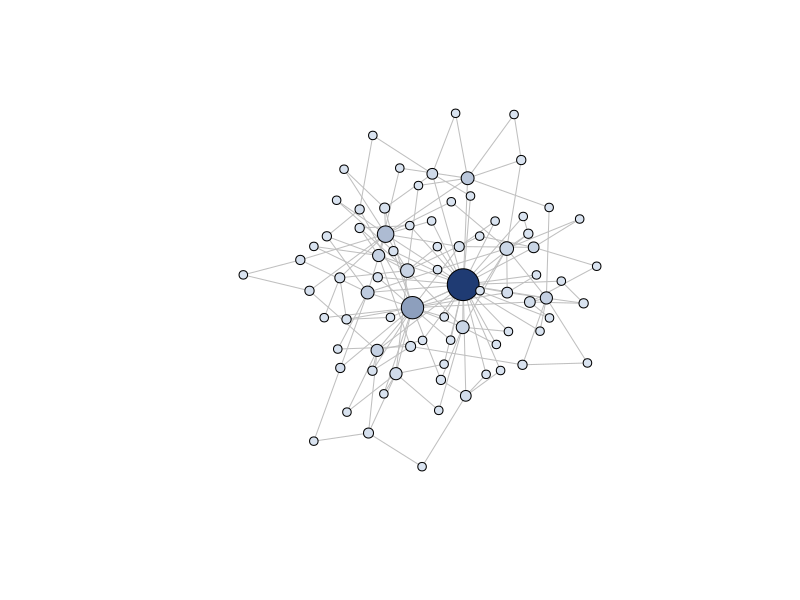
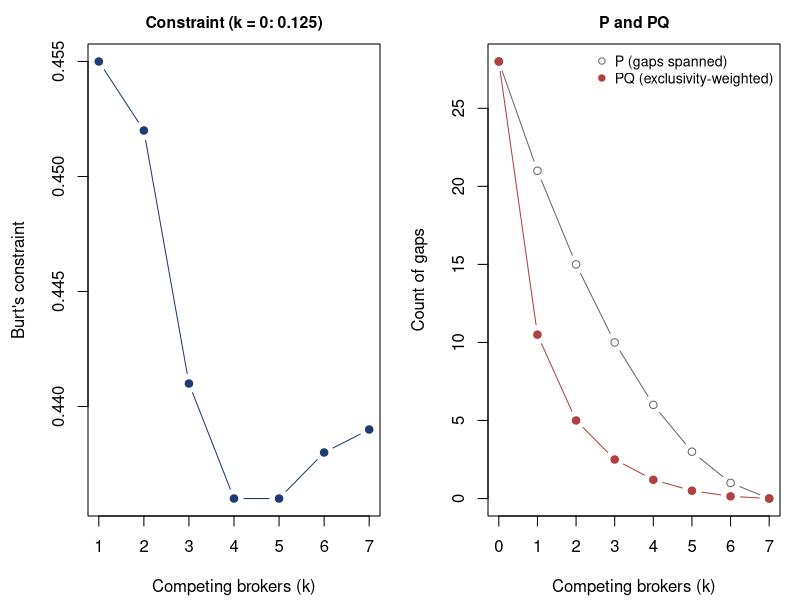
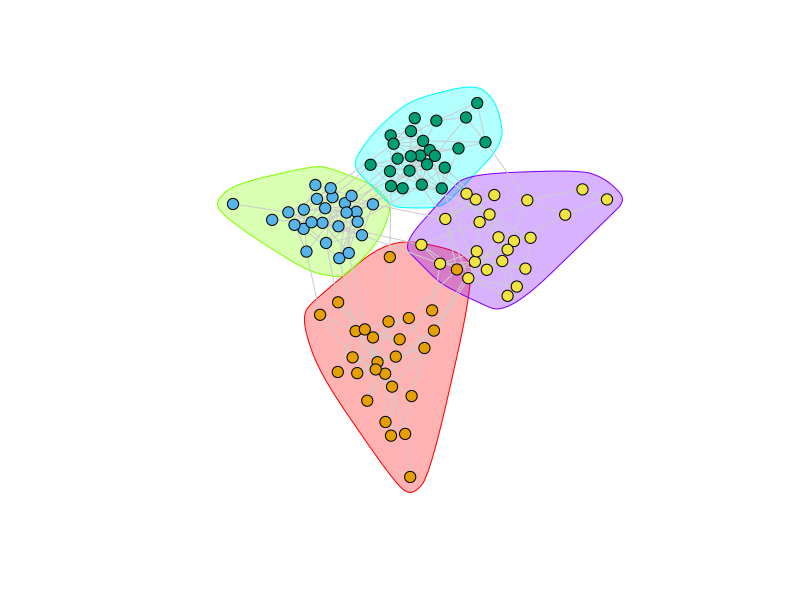
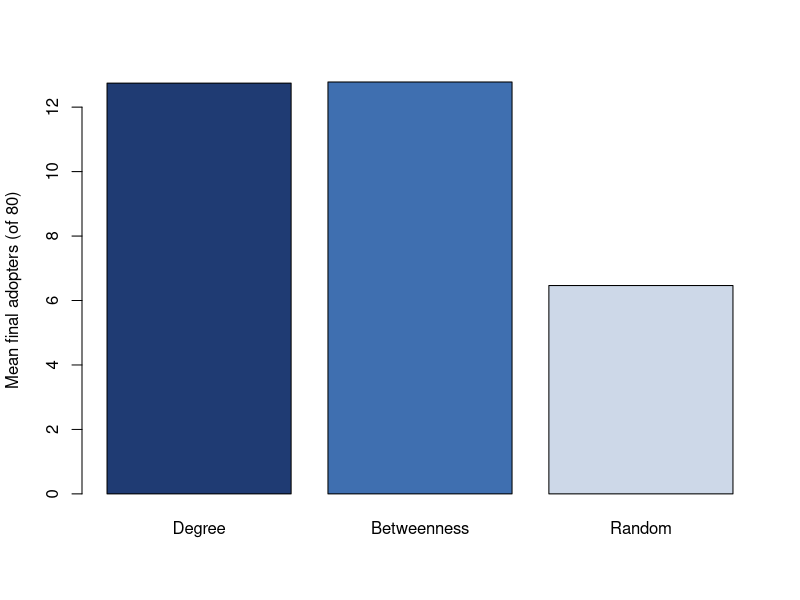

R code for these plots, in order:
## ---- chunk 1
#| fig-cap: "A simulated scale-free social/co-purchase graph of 80 nodes generated by preferential attachment. Node size is proportional to degree; color encodes betweenness (darker = higher). The hubs (large nodes) and the brokers (dark nodes) are not always the same vertices, which is the practical point of distinguishing centrality measures."
library(igraph)
set.seed(20260622)

# --- Build a simulated scale-free network (Barabasi-Albert) ---
# Interpretable as a social graph (who-follows-whom) or, with edges read as
# "frequently bought together," a product co-purchase graph.
g <- sample_pa(n = 80, power = 1.1, m = 2, directed = FALSE)
V(g)$name <- paste0("u", seq_len(vcount(g)))

# --- Centrality measures (all functions of the adjacency structure) ---
deg  <- degree(g)
btw  <- betweenness(g, normalized = TRUE)
eig  <- eigen_centrality(g)$vector

cent <- data.frame(
  node       = V(g)$name,
  degree     = deg,
  betweenness = round(btw, 3),
  eigenvector = round(eig, 3)
)

# Show the five highest-degree nodes and how they rank on the other measures
top_deg <- head(cent[order(-cent$degree), ], 5)
cat("Top-5 nodes by degree:\n")
print(top_deg, row.names = FALSE)

# The top node by EACH measure can differ:
cat("\nMost central node by measure:\n")
cat("  degree     :", cent$node[which.max(cent$degree)], "\n")
cat("  betweenness:", cent$node[which.max(cent$betweenness)], "\n")
cat("  eigenvector:", cent$node[which.max(cent$eigenvector)], "\n")

# Rank correlation between degree and betweenness: high but not 1,
# which is exactly why brokers and hubs are distinct managerial targets.
cat("\nSpearman corr(degree, betweenness):",
    round(cor(deg, btw, method = "spearman"), 3), "\n")

# --- Visualize ---
node_col <- colorRampPalette(c("#d9e3f0", "#1f3b73"))(100)[
  as.integer(cut(btw, breaks = 100, include.lowest = TRUE))]
plot(g,
     vertex.size   = 4 + 14 * (deg / max(deg)),
     vertex.color  = node_col,
     vertex.label  = NA,
     edge.color    = "grey75",
     layout        = layout_with_fr(g))
## ---- chunk 2
#| label: fig-graph-brokerage-shadow
#| message: false
#| warning: false
#| fig-width: 8
#| fig-height: 3.8
#| fig-cap: "Burt's constraint and the pair-based measures along the eight-alter shadow-ego sequence, in which k of ego's alters become competing brokers tied to every other alter. Ego's position worsens with every added competitor. Constraint (left, plotted from k = 1 on a narrow vertical scale; it is 0.125 at k = 0) peaks at 0.455 with the first competitor and then falls, signalling an improvement that has not occurred; P and PQ (right) decline monotonically."
library(igraph)

# --- Pair-based brokerage measures (Borgatti and Everett 2026) ---
# For ego i, a brokered pair (a "gap") is an unordered pair {j, k} of i's
# alters that are not tied to each other. c_jk is the number of common
# neighbors of j and k in the WHOLE network; ego is always one, so c_jk >= 1.
#   P   = number of brokered pairs                  (opportunity volume)
#   Q   = mean of 1 / c_jk over brokered pairs      (base exclusivity)
#   PQ  = sum of 1 / c_jk                           (= two-step betweenness)
#   PQe = number of pairs with c_jk == 1            (indicator version)
brokerage_pq <- function(g, ego) {
  alters <- as.integer(neighbors(g, ego))
  none <- c(P = 0, Q = NA, PQ = 0, PQe = 0)
  if (length(alters) < 2) return(none)
  prs  <- combn(alters, 2)
  open <- !apply(prs, 2, function(p) are_adjacent(g, p[1], p[2]))
  if (!any(open)) return(none)
  prs  <- prs[, open, drop = FALSE]
  c_jk <- apply(prs, 2, function(p)
    length(intersect(neighbors(g, p[1]), neighbors(g, p[2]))))
  c(P = ncol(prs), Q = mean(1 / c_jk), PQ = sum(1 / c_jk),
    PQe = sum(c_jk == 1))
}

# Burt's effective size for binary data, N - 2t/N, where t is the number of
# ties among ego's N alters; efficiency is effective size divided by N.
effective_size <- function(g, ego) {
  alters <- as.integer(neighbors(g, ego))
  N <- length(alters)
  t <- ecount(induced_subgraph(g, alters))
  c(N = N, ES = N - 2 * t / N, eff = (N - 2 * t / N) / N)
}

# --- The eight-alter shadow-ego sequence ---
# Ego (vertex 1) has 8 alters (2..9), initially unconnected. Step k makes k
# alters competing brokers ("shadow egos") tied to every other alter. By
# structural-hole theory ego's position worsens monotonically in k.
shadow_net <- function(k, n_alters = 8) {
  g <- make_star(n_alters + 1, mode = "undirected", center = 1)
  alters <- 2:(n_alters + 1)
  for (s in alters[seq_len(k)]) {
    others <- setdiff(alters, s)
    new <- others[!sapply(others, function(o) are_adjacent(g, s, o))]
    if (length(new) > 0) g <- add_edges(g, as.vector(rbind(s, new)))
  }
  g
}

shadow <- do.call(rbind, lapply(0:7, function(k) {
  g <- shadow_net(k)
  m <- brokerage_pq(g, 1)
  data.frame(k          = k,
             constraint = round(constraint(g, nodes = 1), 3),
             eff_size   = effective_size(g, 1)[["ES"]],
             P          = m[["P"]],
             Q          = round(m[["Q"]], 3),
             PQ         = round(m[["PQ"]], 2),
             PQe        = m[["PQe"]],
             btw2       = round(betweenness(g, v = 1, cutoff = 2), 2))
}))
print(shadow, row.names = FALSE)

# --- Identities stated in the paper ---
cat("\nPQ equals two-step betweenness in every row:",
    isTRUE(all.equal(shadow$PQ, shadow$btw2)), "\n")
cat("Effective size equals 1 + 2P/N in every row:",
    isTRUE(all.equal(shadow$eff_size, 1 + 2 * shadow$P / 8)), "\n")

# --- Figure: constraint versus P and PQ along the sequence ---
op <- par(mfrow = c(1, 2), mar = c(4.2, 4.4, 2.2, 1))
s1 <- shadow[shadow$k >= 1, ]
plot(s1$k, s1$constraint, type = "b", pch = 19, col = "#1f3b73",
     xlab = "Competing brokers (k)", ylab = "Burt's constraint",
     main = "Constraint (k = 0: 0.125)", cex.main = 0.95)
plot(shadow$k, shadow$P, type = "b", pch = 1, col = "grey40",
     ylim = c(0, 28), xlab = "Competing brokers (k)",
     ylab = "Count of gaps", main = "P and PQ", cex.main = 0.95)
lines(shadow$k, shadow$PQ, type = "b", pch = 19, col = "#b0413e")
legend("topright", c("P (gaps spanned)", "PQ (exclusivity-weighted)"),
       pch = c(1, 19), col = c("grey40", "#b0413e"), bty = "n", cex = 0.85)
par(op)
## ---- chunk 3
#| label: graph-brokerage-sim
#| message: false
#| warning: false
library(igraph)

# --- Three toy ego networks with the same three contacts A, B, C ---
# In the contested case the rival broker is tied to A, B, and C but is NOT
# one of ego's contacts.
toy <- list(
  closure   = graph_from_literal(Ego-A, Ego-B, Ego-C, A-B, B-C, A-C),
  open      = graph_from_literal(Ego-A, Ego-B, Ego-C),
  contested = graph_from_literal(Ego-A, Ego-B, Ego-C, Rival-A, Rival-B, Rival-C)
)
toy_tab <- do.call(rbind, lapply(names(toy), function(nm) {
  g <- toy[[nm]]; m <- brokerage_pq(g, "Ego")
  data.frame(case = nm,
             constraint = round(constraint(g, nodes = "Ego"), 3),
             P = m[["P"]], Q = round(m[["Q"]], 3), PQ = round(m[["PQ"]], 2))
}))
print(toy_tab, row.names = FALSE)

# --- Distance-sensitive quality scores (Borgatti and Everett 2026, App. B) ---
# Shortest bypass: 1 - rho^(d_jk - 1), with d_jk the j-k distance once ego is
# removed (no bypass: score 1). Walk-discounted: 1 / (1 + r_jk), where
# r = A^2 (I - beta A)^{-1} on the ego-deleted adjacency matrix A and
# beta < 1 / lambda_1 (here beta = 0.5 / lambda_1).
deep_quality <- function(g, ego, rho = 0.5, beta_frac = 0.5) {
  alters <- as.integer(neighbors(g, ego))
  if (length(alters) < 2) return(c(Qgeo = NA, Qwalk = NA))
  prs  <- combn(alters, 2)
  open <- !apply(prs, 2, function(p) are_adjacent(g, p[1], p[2]))
  if (!any(open)) return(c(Qgeo = NA, Qwalk = NA))
  prs  <- prs[, open, drop = FALSE]
  keep <- setdiff(seq_len(vcount(g)), ego)
  h    <- induced_subgraph(g, keep)
  idx  <- matrix(match(prs, keep), nrow = 2)      # pair ids inside h
  d    <- distances(h)[cbind(idx[1, ], idx[2, ])]
  geo  <- ifelse(is.finite(d), 1 - rho^(d - 1), 1)
  A    <- as_adjacency_matrix(h, sparse = FALSE)
  lam  <- max(abs(eigen(A, symmetric = TRUE, only.values = TRUE)$values))
  beta <- if (lam > 0) beta_frac / lam else 0
  R    <- A %*% A %*% solve(diag(nrow(A)) - beta * A)
  walk <- 1 / (1 + R[cbind(idx[1, ], idx[2, ])])
  c(Qgeo = mean(geo), Qwalk = mean(walk))
}

# --- A simulated B2B referral network: 36 firms in three regional clusters ---
set.seed(20261001)
pm  <- matrix(0.02, 3, 3); diag(pm) <- 0.30
g   <- sample_sbm(36, pref.matrix = pm, block.sizes = c(12, 12, 12))
blk <- rep(1:3, each = 12)                 # regional cluster of each firm
V(g)$name <- paste0("f", seq_len(vcount(g)))

meas <- do.call(rbind, lapply(seq_len(vcount(g)), function(i) {
  pq <- brokerage_pq(g, i); es <- effective_size(g, i); dq <- deep_quality(g, i)
  data.frame(firm = V(g)$name[i], degree = es[["N"]],
             clusters = length(unique(blk[as.integer(neighbors(g, i))])),
             eff_size   = round(es[["ES"]], 2),
             constraint = round(constraint(g, nodes = i), 3),
             P = pq[["P"]], Q = round(pq[["Q"]], 3), PQ = round(pq[["PQ"]], 2),
             Qgeo = round(dq[["Qgeo"]], 3), Qwalk = round(dq[["Qwalk"]], 3))
}))

cat("\nSix firms with the largest PQ:\n")
print(head(meas[order(-meas$PQ), ], 6), row.names = FALSE)
cat("\nLowest-constraint firm:", meas$firm[which.min(meas$constraint)],
    "| highest-PQ firm:", meas$firm[which.max(meas$PQ)], "\n")

cat("\nSpearman correlations across the 36 firms:\n")
print(round(cor(meas[, c("degree", "constraint", "P", "Q", "PQ")],
                method = "spearman", use = "pairwise.complete.obs"), 2))
## ---- chunk 4
#| fig-cap: "Community structure of a simulated graph with planted groups. Nodes are colored by detected community. The Louvain partition recovers the dense subgroups; modularity quantifies how much denser within-community ties are than chance."
library(igraph)
set.seed(20260622)

# --- Simulate a graph with PLANTED community structure ---
# Stochastic block model: 4 blocks (think 4 customer tribes / 4 product
# categories) with high within-block and low between-block edge probability.
block_sizes <- c(25, 25, 25, 25)
p_within  <- 0.18
p_between <- 0.01
pref <- matrix(p_between, nrow = 4, ncol = 4)
diag(pref) <- p_within
gsbm <- sample_sbm(n = sum(block_sizes),
                   pref.matrix = pref,
                   block.sizes = block_sizes)

# --- Louvain community detection (modularity maximization) ---
comm_louvain <- cluster_louvain(gsbm)

cat("Number of communities found:", length(comm_louvain), "\n")
cat("Community sizes:", paste(sizes(comm_louvain), collapse = ", "), "\n")
cat("Modularity Q:", round(modularity(comm_louvain), 3), "\n")

# Leiden is available in recent igraph; fall back to Louvain if not present,
# so the chapter renders across versions.
leiden_ok <- "cluster_leiden" %in% ls("package:igraph")
if (leiden_ok) {
  comm_leiden <- cluster_leiden(gsbm, objective_function = "modularity")
  cat("Leiden communities:", length(unique(membership(comm_leiden))), "\n")
}

# --- Visualize the Louvain partition ---
plot(comm_louvain, gsbm,
     vertex.size  = 6,
     vertex.label = NA,
     edge.color   = "grey80",
     layout       = layout_with_fr(gsbm))
## ---- chunk 5
#| fig-cap: "Independent-cascade diffusion over a simulated scale-free graph. Each bar is the mean final number of adopters (out of 80 nodes) across 200 cascade simulations, for three seeding rules with the same seed-set size. Degree- and betweenness-based seeding outperform random seeding, the simulated counterpart of the empirical 'seed the hubs' result."
library(igraph)
set.seed(20260622)

g <- sample_pa(n = 80, power = 1.1, m = 2, directed = FALSE)
A <- as_adjacency_matrix(g, sparse = FALSE)
n <- vcount(g)

# --- One independent-cascade realization from a given seed set ---
# Each active node gets ONE chance to activate each inactive neighbor,
# succeeding with probability p along that edge.
ic_spread <- function(adj, seeds, p = 0.12) {
  active   <- rep(FALSE, nrow(adj)); active[seeds] <- TRUE
  frontier <- seeds
  while (length(frontier) > 0) {
    new_active <- integer(0)
    for (u in frontier) {
      nbrs <- which(adj[u, ] == 1 & !active)
      if (length(nbrs) > 0) {
        success <- nbrs[runif(length(nbrs)) < p]
        new_active <- c(new_active, success)
      }
    }
    new_active <- unique(new_active)
    active[new_active] <- TRUE
    frontier <- new_active
  }
  sum(active)
}

# --- Monte Carlo: mean spread for each seeding rule ---
mc_spread <- function(seeds, reps = 200, p = 0.12) {
  mean(replicate(reps, ic_spread(A, seeds, p)))
}

k <- 3  # seed-set size
deg  <- degree(g)
btw  <- betweenness(g)

seeds_degree <- order(deg, decreasing = TRUE)[1:k]
seeds_betw   <- order(btw, decreasing = TRUE)[1:k]
set.seed(101)
seeds_random <- sample(seq_len(n), k)

results <- c(
  Degree      = mc_spread(seeds_degree),
  Betweenness = mc_spread(seeds_betw),
  Random      = mc_spread(seeds_random)
)

cat("Mean final adopters out of", n, "nodes (k =", k, "seeds, 200 sims):\n")
print(round(results, 1))

barplot(results,
        ylab = "Mean final adopters (of 80)",
        col  = c("#1f3b73", "#3f6fb0", "#cdd8e8"),
        main = "")
